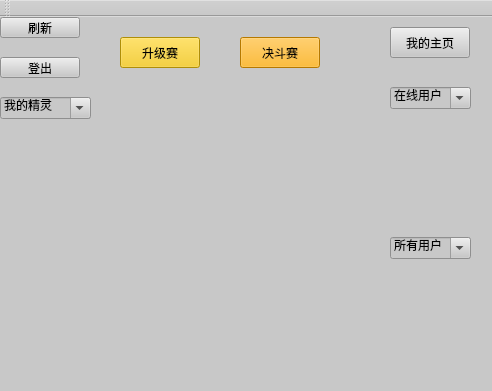
<?xml version="1.0" encoding="UTF-8"?>
<ui version="4.0">
 <class>MainWindow</class>
 <widget class="QMainWindow" name="MainWindow">
  <property name="geometry">
   <rect>
    <x>0</x>
    <y>0</y>
    <width>492</width>
    <height>391</height>
   </rect>
  </property>
  <property name="windowTitle">
   <string>主界面</string>
  </property>
  <property name="styleSheet">
   <string notr="true">
background-color: rgb(200, 200, 200);</string>
  </property>
  <widget class="QWidget" name="centralWidget">
   <property name="enabled">
    <bool>true</bool>
   </property>
   <property name="layoutDirection">
    <enum>Qt::LeftToRight</enum>
   </property>
   <widget class="QPushButton" name="BtnRefresh">
    <property name="geometry">
     <rect>
      <x>0</x>
      <y>0</y>
      <width>80</width>
      <height>21</height>
     </rect>
    </property>
    <property name="sizePolicy">
     <sizepolicy hsizetype="Maximum" vsizetype="Fixed">
      <horstretch>0</horstretch>
      <verstretch>0</verstretch>
     </sizepolicy>
    </property>
    <property name="text">
     <string>刷新</string>
    </property>
   </widget>
   <widget class="QPushButton" name="BtnLoginOut">
    <property name="geometry">
     <rect>
      <x>0</x>
      <y>40</y>
      <width>80</width>
      <height>21</height>
     </rect>
    </property>
    <property name="sizePolicy">
     <sizepolicy hsizetype="Maximum" vsizetype="Fixed">
      <horstretch>0</horstretch>
      <verstretch>0</verstretch>
     </sizepolicy>
    </property>
    <property name="text">
     <string>登出</string>
    </property>
   </widget>
   <widget class="QComboBox" name="CurrentPkms">
    <property name="geometry">
     <rect>
      <x>0</x>
      <y>80</y>
      <width>91</width>
      <height>22</height>
     </rect>
    </property>
    <property name="sizePolicy">
     <sizepolicy hsizetype="Fixed" vsizetype="Fixed">
      <horstretch>0</horstretch>
      <verstretch>0</verstretch>
     </sizepolicy>
    </property>
    <property name="minimumSize">
     <size>
      <width>62</width>
      <height>0</height>
     </size>
    </property>
    <property name="editable">
     <bool>true</bool>
    </property>
    <property name="currentText">
     <string>我的精灵</string>
    </property>
   </widget>
   <widget class="QLabel" name="labelInfo">
    <property name="geometry">
     <rect>
      <x>130</x>
      <y>90</y>
      <width>211</width>
      <height>251</height>
     </rect>
    </property>
    <property name="sizePolicy">
     <sizepolicy hsizetype="Preferred" vsizetype="Preferred">
      <horstretch>3</horstretch>
      <verstretch>0</verstretch>
     </sizepolicy>
    </property>
    <property name="text">
     <string/>
    </property>
   </widget>
   <widget class="QComboBox" name="allUsersComboBox">
    <property name="geometry">
     <rect>
      <x>390</x>
      <y>220</y>
      <width>81</width>
      <height>22</height>
     </rect>
    </property>
    <property name="sizePolicy">
     <sizepolicy hsizetype="Preferred" vsizetype="Fixed">
      <horstretch>1</horstretch>
      <verstretch>0</verstretch>
     </sizepolicy>
    </property>
    <property name="editable">
     <bool>true</bool>
    </property>
    <property name="currentText">
     <string>所有用户</string>
    </property>
   </widget>
   <widget class="QPushButton" name="BtnHomePage">
    <property name="geometry">
     <rect>
      <x>390</x>
      <y>10</y>
      <width>80</width>
      <height>31</height>
     </rect>
    </property>
    <property name="sizePolicy">
     <sizepolicy hsizetype="Preferred" vsizetype="Fixed">
      <horstretch>1</horstretch>
      <verstretch>0</verstretch>
     </sizepolicy>
    </property>
    <property name="text">
     <string>我的主页</string>
    </property>
   </widget>
   <widget class="QComboBox" name="onlineUsersComboBox">
    <property name="geometry">
     <rect>
      <x>390</x>
      <y>70</y>
      <width>81</width>
      <height>22</height>
     </rect>
    </property>
    <property name="sizePolicy">
     <sizepolicy hsizetype="Preferred" vsizetype="Fixed">
      <horstretch>1</horstretch>
      <verstretch>0</verstretch>
     </sizepolicy>
    </property>
    <property name="editable">
     <bool>true</bool>
    </property>
    <property name="currentText">
     <string>在线用户</string>
    </property>
   </widget>
   <widget class="QPushButton" name="Battle1">
    <property name="geometry">
     <rect>
      <x>120</x>
      <y>20</y>
      <width>80</width>
      <height>31</height>
     </rect>
    </property>
    <property name="styleSheet">
     <string notr="true">background-color: rgb(245, 199, 11);
font: 900 9pt &quot;Arial Black&quot;;
</string>
    </property>
    <property name="text">
     <string>升级赛</string>
    </property>
   </widget>
   <widget class="QPushButton" name="Batttle_2">
    <property name="geometry">
     <rect>
      <x>240</x>
      <y>20</y>
      <width>80</width>
      <height>31</height>
     </rect>
    </property>
    <property name="styleSheet">
     <string notr="true">
background-color: rgb(255, 170, 0);
font: 900 9pt &quot;Arial Black&quot;;</string>
    </property>
    <property name="text">
     <string>决斗赛</string>
    </property>
   </widget>
  </widget>
  <widget class="QToolBar" name="mainToolBar">
   <attribute name="toolBarArea">
    <enum>TopToolBarArea</enum>
   </attribute>
   <attribute name="toolBarBreak">
    <bool>false</bool>
   </attribute>
  </widget>
  <widget class="QStatusBar" name="statusBar"/>
 </widget>
 <layoutdefault spacing="6" margin="11"/>
 <resources/>
 <connections/>
</ui>
